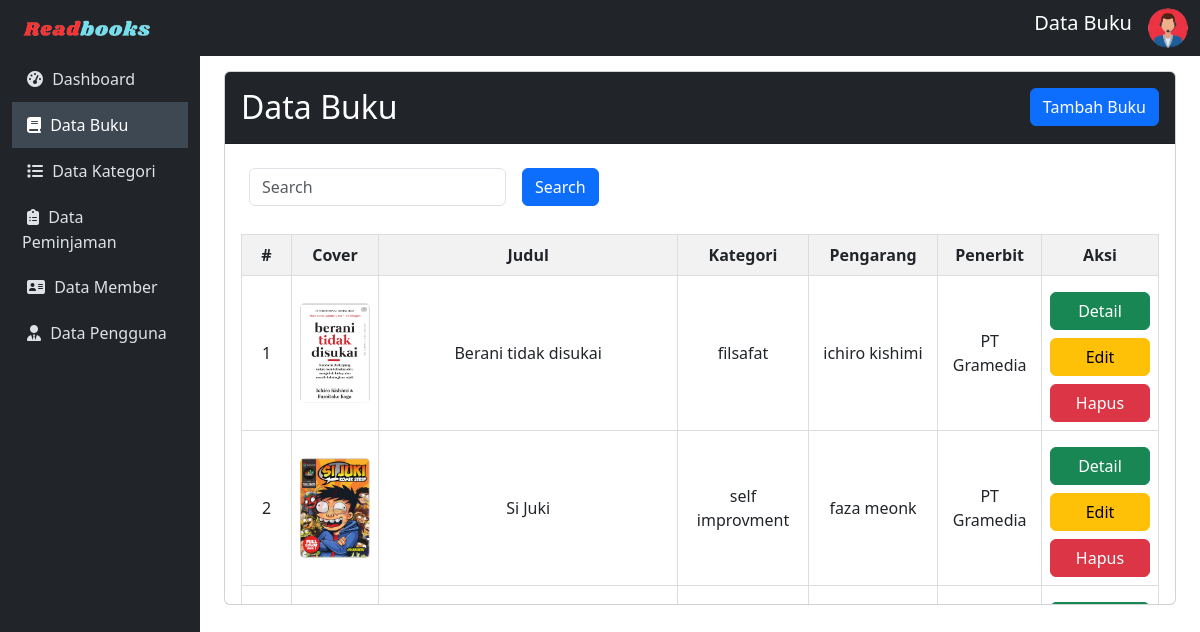
Screenshot of /admin/buku/data-buku.php with the database file from the repository.
### tables this page shows
CREATE TABLE `buku` (
  `cover` varchar(250) NOT NULL,
  `id_buku` varchar(10) NOT NULL,
  `judul` varchar(50) NOT NULL,
  `kategori` varchar(50) NOT NULL,
  `pengarang` varchar(50) NOT NULL,
  `penerbit` varchar(50) NOT NULL,
  `thn_terbit` date NOT NULL,
  `jml_halaman` int(50) NOT NULL,
  `deskripsi` varchar(250) NOT NULL,
  `isi_buku` varchar(250) NOT NULL
);

### config/config.php (called while the page is built, shortened)
<?php
$host = "127.0.0.1";
$username = "root";
$password = "";
$database_name = "ukk_padil";
$connection = mysqli_connect($host, $username, $password, $database_name);
function queryReadData($dataKategori)
{
  global $connection;
  $result = mysqli_query($connection, $dataKategori);
  $items = [];
  while ($item = mysqli_fetch_assoc($result)) {
    $items[] = $item;
  }
  return $items;
}
?>

### admin/buku/data-buku.php (the view, shortened to what this page needs)
<?php
include "../../config/config.php";
$databuku = queryReadData("SELECT * FROM buku order by id_buku DESC");
?>
<!DOCTYPE html>
<html lang="en">
<head>
    <link href="https://cdn.jsdelivr.net/npm/bootstrap@5.3.2/dist/css/bootstrap.min.css" rel="stylesheet">
</head>
<body>
    <nav class="navbar navbar-expand-lg navbar-dark sticky-top">
        <div class="container-fluid">
            <a class="navbar-brand" href="index.php"><img src="../../assets/readbook.png" width="150px"></a>
            <div class="collapse navbar-collapse" id="mynavbar">
                <ul class="navbar-nav ms-auto">
                    <li class="nav-item">
                        <span class="navbar-brand text-center">Data Buku</span>
                    </li>
                    <li class="nav-item">
                        <i id="profile-icon" class="bi bi-person-circle text-light" data-bs-toggle="dropdown">
                            <img src="../../assets/adminLogo.png" alt="Avatar Logo" style="width:40px;" class="rounded-pill"></i>
                    </li>
                </ul>
            </div>
        </div>
    </nav>
    <div class="container-fluid">
        <div class="row">
            <nav id="sidebar" class="col-md-3 col-lg-2 d-md-block position-fixed vh-100">
                <div class="position-sticky">
                    <ul class="nav flex-column">
                        <li class="nav-item">
                            <a class="nav-link" href="../index.php">
                               <i class="fa fa-dashboard" style="margin: 5px;"></i>
                                Dashboard
                            </a>
                        </li>
                        <li class="nav-item">
                            <a class="nav-link active" href="data-buku.php">
                            <i class="fa fa-book" style="margin: 5px;"></i>
                                Data Buku
                            </a>
                        </li>
                        <li class="nav-item">
                            <a class="nav-link" href="../kategori/data-kategori.php">
                            <i class="fa fa-list" style="margin: 5px;"></i>
                                Data Kategori
                            </a>
                        </li>
                        <li class="nav-item">
                            <a class="nav-link" href="../peminjaman/data-peminjaman.php">
                            <i class="fas fa-clipboard-list" style="margin: 5px;"></i>
                                Data Peminjaman
                            </a>
                        </li>
                        <li class="nav-item">
                            <a class="nav-link" href="../member/data-member.php">
                            <i class="fa fa-address-card" style="margin: 5px;"></i>
                                Data Member
                            </a>
                        </li>
                        <li class="nav-item">
                            <a class="nav-link" href="../akun/pengguna.php">
                            <i class="fas fa-user-tie" style="margin: 5px;"></i>
                                Data Pengguna
                            </a>
                        </li>
                    </ul>
                </div>
            </nav>
            <main id="content" class="col-md-9 ms-sm-auto col-lg-10 px-md-4">
                <div class="card">
                <div class="card-header bg-dark text-white">
                        <h2 class="mt-2">Data Buku <button type="button" class="btn btn-primary" data-bs-toggle="modal" data-bs-target="#myModal" style="float:right;">
                                Tambah Buku
                            </button></h2>
                    </div>
                    <div class="card-body scrollable-card">
                        <form class="d-flex" action="" method="post">
                            <div style="display: flex;">
                                <input class="form-control m-2" type="text" name="keyword" id="keyword" placeholder="Search">
                                <button class="btn btn-primary m-2" type="submit" name="search">Search</button>
                            </div>
                        </form>
                        <table>
                            <thead>
                                <tr>
                                    <th style="width:50px;">#</th>
                                    <th>Cover</th>
                                    <th>Judul</th>
                                    <th>Kategori</th>
                                    <th>Pengarang</th>
                                    <th>Penerbit</th>
                                    <th>Aksi</th>
                                </tr>
                            </thead>
                            <tbody>
                                <?php
                                $no = 1;
                                foreach ($databuku as $item) : ?>
                                    <tr>
                                        <td style="width:50px;"><?= $no++; ?></td>
                                        <td><img src="../../assets/imgDB/<?= $item['cover']; ?>" alt="" width="70px" height="100px" style="border-radius: 5px;"></td>
                                        <td><?= $item["judul"]; ?></td>
                                        <td><?= $item["kategori"]; ?></td>
                                        <td><?= $item["pengarang"]; ?></td>
                                        <td><?= $item["penerbit"]; ?></td>
                                        <td>
                                            <div>
                                                <a href="detailBuku.php?id_buku=<?= $item['id_buku']; ?>" class="btn btn-success mt-2" style="width:100px;">Detail</a>
                                            </div>
                                            <div>
                                                <a href="editBuku.php?id_buku=<?= $item['id_buku']; ?>" class="btn btn-warning mt-2" style="width:100px;">Edit</a>
                                            </div>
                                            <div>
                                                <a href="deleteBuku.php?id_buku=<?= $item['id_buku']; ?>" class="btn btn-danger mt-2" style="width:100px;" onclick="return confirm('Apakah Buku <?= $item['judul']; ?> ingin anda hapus?');">Hapus</a>
                                            </div>
                                        </td>
                                    </tr>
                                <?php endforeach; ?>
                            </tbody>
                        </table>
                    </div>
                </div>
            </main>
        </div>
    </div>
</body>
</html>

### admin/buku/data-buku.php (style rules this page uses)
body { font-family: 'Segoe UI', Tahoma, Geneva, Verdana, sans-serif; }
#sidebar { background-color: #212529; color: #fff; }
#content { transition: margin-left 0.5s; padding: 15px; }
.navbar { background-color: #212529; }
.navbar-brand { color: #fff; }
.nav-link { padding: 10px; text-decoration: none; color: #dee2e6; transition: background-color 0.3s, color 0.3s; }
.nav-link.active { background-color: #3d4852; color: #fff; }
table { width: 100%; border-collapse: collapse; margin-top: 20px; }
th, td { border: 1px solid #ddd; padding: 8px; text-align: center; }
th { background-color: #f2f2f2; }
.scrollable-card { max-height: 460px; overflow-y: auto; }

### rows the page displays
buku: cover (picture), judul "Berani tidak disukai", kategori "filsafat", pengarang "ichiro kishimi", penerbit "PT Gramedia"
buku: cover (picture), judul "Si Juki", kategori "self improvment", pengarang "faza meonk", penerbit "PT Gramedia"
